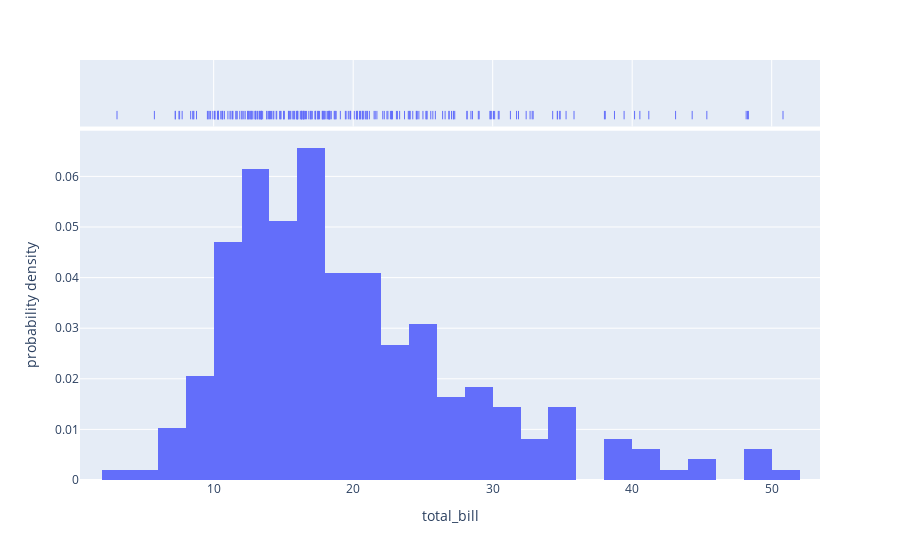

Notebook cell for this chart:
### Markdown cell above
distplot is not a function in Plotly Express, but you can create a similar plot using the histogram function and the kde parameter set to True.

### Code cell
import plotly.express as px

tips = px.data.tips()
fig = px.histogram(tips, x="total_bill", marginal="rug", histnorm='probability density')
fig.show()

### Figure 1 — Plotly figure (JSON) as saved in the notebook; plotly's stock layout.template omitted (floating-point values rounded to 4 significant figures; data arrays with more than 128 entries replaced by an {"elided": "..."} marker saying what was removed)
{"data": [{"alignmentgroup": "True", "bingroup": "x", "histnorm": "probability density", "hovertemplate": "total_bill=%{x}<br>probability density=%{y}<extra></extra>", "legendgroup": "", "marker": {"color": "#636efa", "pattern": {"shape": ""}}, "name": "", "offsetgroup": "", "orientation": "v", "showlegend": false, "type": "histogram", "x": {"elided": "244 float values"}, "xaxis": "x", "yaxis": "y"}, {"alignmentgroup": "True", "boxpoints": "all", "fillcolor": "rgba(255,255,255,0)", "hoveron": "points", "hovertemplate": "total_bill=%{x}<extra></extra>", "jitter": 0, "legendgroup": "", "line": {"color": "rgba(255,255,255,0)"}, "marker": {"color": "#636efa", "symbol": "line-ns-open"}, "name": "", "offsetgroup": "", "showlegend": false, "type": "box", "x": {"elided": "244 float values"}, "xaxis": "x2", "yaxis": "y2"}], "layout": {"autosize": true, "barmode": "relative", "legend": {"tracegroupgap": 0}, "margin": {"t": 60}, "xaxis": {"anchor": "y", "autorange": true, "domain": [0, 1], "range": [0.4178, 53.46], "title": {"text": "total_bill"}, "type": "linear"}, "xaxis2": {"anchor": "y2", "autorange": true, "domain": [0, 1], "matches": "x", "range": [0.4178, 53.46], "showgrid": true, "showticklabels": false, "type": "linear"}, "yaxis": {"anchor": "x", "autorange": true, "domain": [0, 0.8316], "range": [0, 0.06903], "title": {"text": "probability density"}}, "yaxis2": {"anchor": "x2", "autorange": true, "domain": [0.8416, 1], "matches": "y2", "range": [-0.5942, 0.5], "showgrid": false, "showline": false, "showticklabels": false, "ticks": "", "type": "category"}}}
